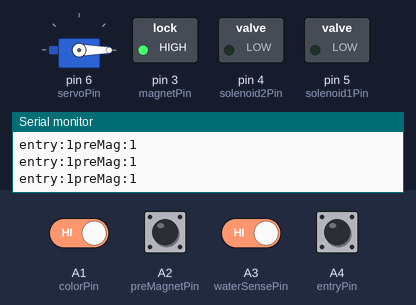
A sketch run on a simulated Arduino Uno, built with avr-gcc and run on an emulated ATmega328P. Parts: servo, switched loads named in the sketch (green lamp = pin HIGH), the last lines printed to the serial monitor. Dashed ring = blinking. The inputs (shaded band) are chosen by the test bench; at power-on: A1 (colorPin), A2 (preMagnetPin), A3 (waterSensePin), A4 (entryPin) HIGH.

Above: at 1.2 s.
1.3 s: A3 (waterSensePin) driven LOW
At 2.7 s:
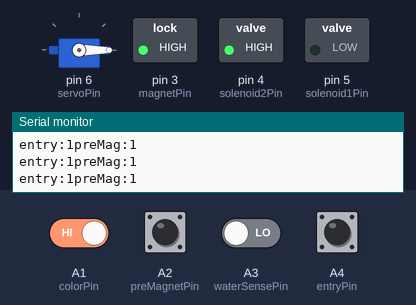
4.3 s: A1 (colorPin) driven LOW and A3 (waterSensePin) driven HIGH
7.3 s: A4 (entryPin) pulled LOW for 0.15 s
At 11.2 s:
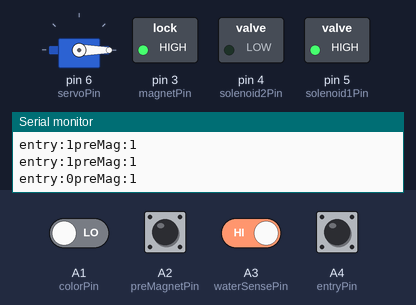
At 17.7 s:
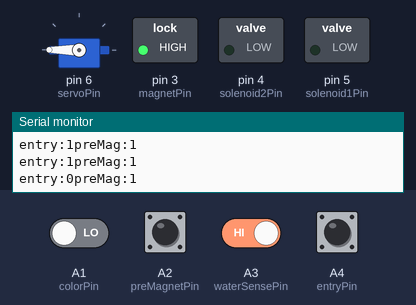
Timing chart, 0 to 21.8 s (numbered marks = the images above; inputs shaded):
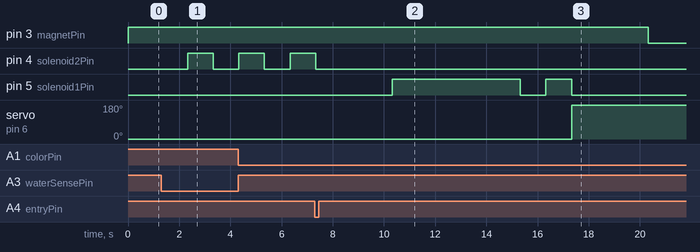

The sketch:

cubeGoldberg.ino
```cpp
#include "Arduino.h"
#include <AccelStepper.h>
#include <Servo.h>

// Inputs
const int entryPin = A4; //photocell
const int waterSensePin = A3;
const int preMagnetPin = A2; //photocell
const int colorPin = A1;

// Stepper aka fishing rod
#define FULLSTEP 4
AccelStepper myStepper(FULLSTEP, 9, 11, 10, 12);
int counter = 0;

// Outputs
const int solenoid1Pin = 5;
const int solenoid2Pin = 4;
const int magnetPin = 3;

// Exit ramp servo
#define servoPin 6
Servo exitServo;

void setup() {

  Serial.begin(9600);

  pinMode(entryPin, INPUT_PULLUP); //photocell
  pinMode(waterSensePin, INPUT_PULLUP);
  pinMode(preMagnetPin, INPUT_PULLUP); //photocell
  pinMode(colorPin, INPUT_PULLUP);
  pinMode(solenoid1Pin, OUTPUT);
  pinMode(solenoid2Pin, OUTPUT);
  pinMode(magnetPin, OUTPUT);

  myStepper.setMaxSpeed(1000);
  myStepper.setSpeed(0);
  exitServo.attach(servoPin, 0, 10000);

}

void loop() {

  int entryState = digitalRead(entryPin); //photocell
  int waterState = digitalRead(waterSensePin);
  int preMagnetState = digitalRead(preMagnetPin); //photocell
  int colorState = digitalRead(colorPin);
  Serial.print("entry:"); Serial.print(entryState);
  Serial.print("preMag:"); Serial.println(preMagnetState);

  // Step 1

  if(entryState == LOW) { // photocell tuning here
    delay(3000);
    digitalWrite(solenoid1Pin, HIGH);
    delay(5000);
    digitalWrite(solenoid1Pin, LOW);
    delay(1000);
    digitalWrite(solenoid1Pin, HIGH);
    delay(1000);
    digitalWrite(solenoid1Pin, LOW);
  }
  else {
     digitalWrite(solenoid1Pin, LOW);
  }

  // Step 2

  if(waterState == LOW) {
    delay(1000);
    digitalWrite(solenoid2Pin, HIGH);
    delay(1000);
    digitalWrite(solenoid2Pin, LOW);
    delay(1000);
    digitalWrite(solenoid2Pin, HIGH);
    delay(1000);
    digitalWrite(solenoid2Pin, LOW);
    delay(1000);
    digitalWrite(solenoid2Pin, HIGH);
    delay(1000);
    digitalWrite(solenoid2Pin, LOW);
  }
  else {
    digitalWrite(solenoid2Pin, LOW);
  }

  // Step 3

  myStepper.runSpeed();

  digitalWrite(magnetPin, HIGH);

  if(preMagnetState == LOW && counter == 0) { //photocell tuning here
    delay(3000);
    myStepper.setSpeed(-500);
    delay(500);
    myStepper.setSpeed(-700);
    delay(500);
    myStepper.setSpeed(-900);
  }

  // Step 4

  if(colorState == LOW) {
    counter = 1;
    myStepper.setSpeed(0);
    exitServo.write(180);
    delay(3000);
    digitalWrite(magnetPin, 0);
    delay(15000);
  }
  else{
    exitServo.write(0);
  }

}
```

Measured:
- after the input at 1.3 s, pin 4 (solenoid2Pin): LOW → HIGH after 1.0 s, → LOW 1.0 s later
- after the input at 7.3 s, pin 3 (magnetPin): HIGH → LOW after 13.0 s instead of 3.0 s; pin 5 (solenoid1Pin): LOW → HIGH after 3.0 s, → LOW 5.0 s later, → HIGH 1.0 s later, → LOW 1.0 s later; servo on pin 6 (servoPin): 0° → 180° after 10.0 s instead of 0.03 s
